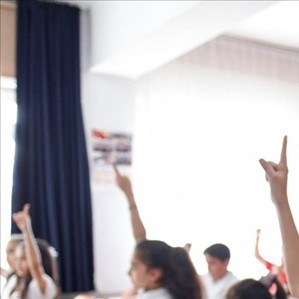
#> input picture python/hafta11/resim1.jpg, 299 x 299 px, found by its file name
$ python resim_toplama.py
#> lines starting #> are read from the running program, lines starting #| are printed output that depends on the picture
import cv2
import numpy as np

image1 = cv2.imread(
    "C:\\Users\\furkan\\Desktop\\MucitAkademi\\python\\hafta11\\resim1.jpg")
#> image1 is the input picture: shape (299, 299, 3); mean B, G, R 184.4, 180.1, 184


canvas = 0 * np.ones((600, 400, 3), dtype="uint8")


image1 = cv2.resize(image1, (600, 400))
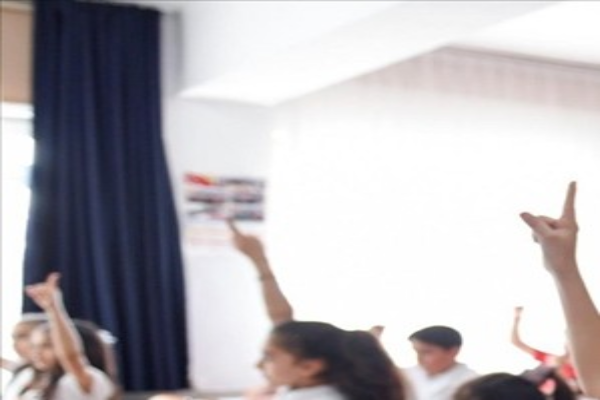
#> image1: shape (400, 600, 3); mean B, G, R 184.3, 180, 183.9
image2 = cv2.resize(canvas, (600, 400))

cv2.addWeighted(image1, 0.6, image2, 0.4, 0, dst=image1)
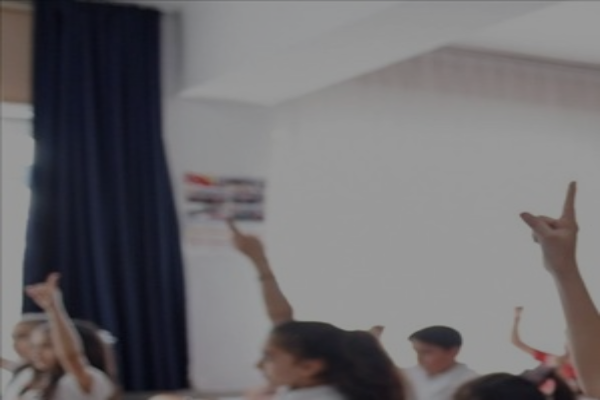
#> image1: shape (400, 600, 3); mean B, G, R 110.5, 108, 110.3
#> image2: shape (400, 600, 3); every value is 0

cv2.imshow("Image 1", image1)
cv2.imshow("Image 2", image2)
cv2.waitKey(0)

cv2.destroyAllWindows()

$ run again, with python/hafta11/resim2.jpg copied over python/hafta11/resim1.jpg
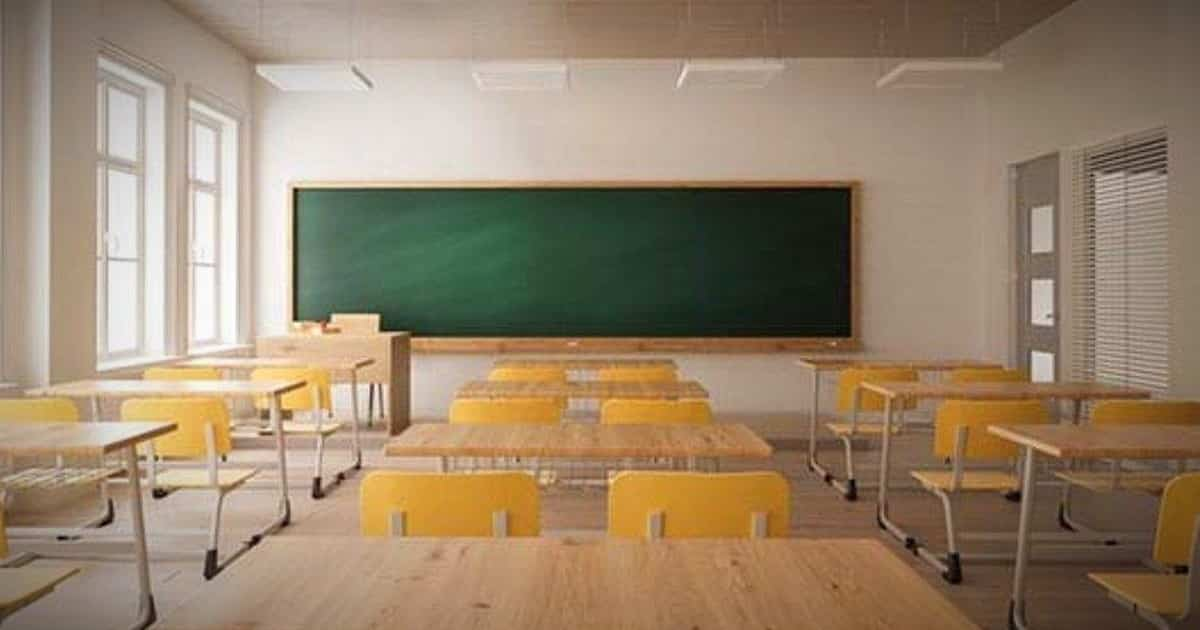
#> input picture python/hafta11/resim2.jpg, 1200 x 630 px, found by its file name
#> image1 is the input picture: shape (630, 1200, 3); mean B, G, R 107.8, 131.8, 151.7
#> `image1 = cv2.resize(image1, (600, 400))`:
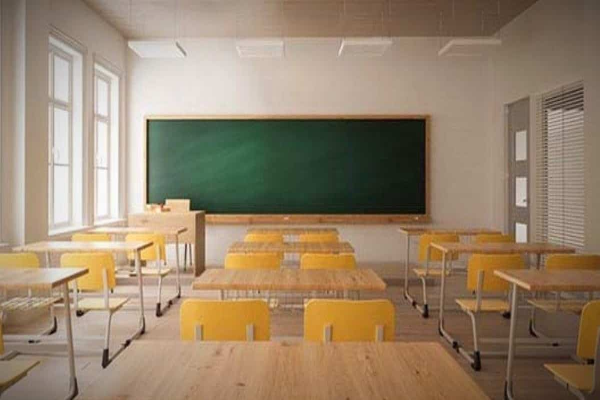
#> image1: shape (400, 600, 3); mean B, G, R 107.6, 131.7, 151.6
#> `cv2.addWeighted(image1, 0.6, image2, 0.4, 0, dst=image1)`:
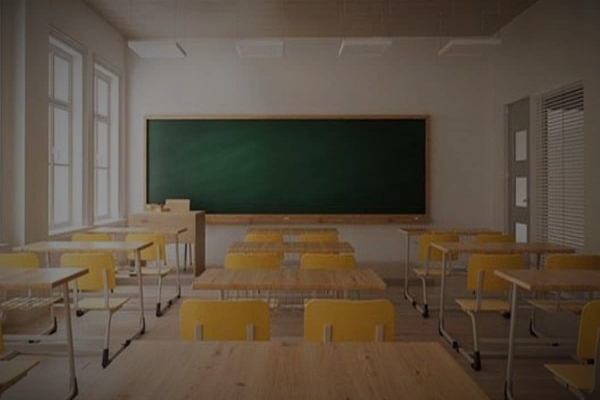
#> image1: shape (400, 600, 3); mean B, G, R 64.6, 79, 91
#> image2: shape (400, 600, 3); every value is 0
